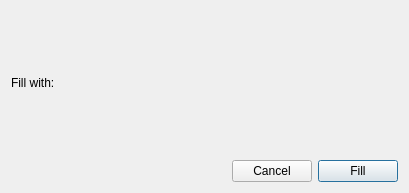
<?xml version="1.0" encoding="UTF-8"?>
<ui version="4.0">
 <class>fillDialog</class>
 <widget class="QDialog" name="fillDialog">
  <property name="geometry">
   <rect>
    <x>0</x>
    <y>0</y>
    <width>409</width>
    <height>193</height>
   </rect>
  </property>
  <property name="windowTitle">
   <string>Fill...</string>
  </property>
  <layout class="QVBoxLayout" name="verticalLayout" stretch="1,0">
   <item>
    <layout class="QHBoxLayout" name="horizontalLayout">
     <item>
      <widget class="QLabel" name="label">
       <property name="text">
        <string>Fill with:</string>
       </property>
      </widget>
     </item>
     <item>
      <widget class="BlockTypeButton" name="blockTypeInput" native="true">
       <property name="sizePolicy">
        <sizepolicy hsizetype="Preferred" vsizetype="Preferred">
         <horstretch>1</horstretch>
         <verstretch>0</verstretch>
        </sizepolicy>
       </property>
      </widget>
     </item>
    </layout>
   </item>
   <item>
    <layout class="QHBoxLayout" name="horizontalLayout_2">
     <item>
      <spacer name="horizontalSpacer">
       <property name="orientation">
        <enum>Qt::Horizontal</enum>
       </property>
       <property name="sizeHint" stdset="0">
        <size>
         <width>40</width>
         <height>20</height>
        </size>
       </property>
      </spacer>
     </item>
     <item>
      <widget class="QPushButton" name="pushButton_2">
       <property name="text">
        <string>Cancel</string>
       </property>
      </widget>
     </item>
     <item>
      <widget class="QPushButton" name="pushButton">
       <property name="text">
        <string>Fill</string>
       </property>
       <property name="default">
        <bool>true</bool>
       </property>
       <property name="flat">
        <bool>false</bool>
       </property>
      </widget>
     </item>
    </layout>
   </item>
  </layout>
 </widget>
 <customwidgets>
  <customwidget>
   <class>BlockTypeButton</class>
   <extends>QWidget</extends>
   <header>mcedit2/widgets/blockpicker.h</header>
   <container>1</container>
  </customwidget>
 </customwidgets>
 <resources/>
 <connections>
  <connection>
   <sender>pushButton</sender>
   <signal>clicked()</signal>
   <receiver>fillDialog</receiver>
   <slot>accept()</slot>
   <hints>
    <hint type="sourcelabel">
     <x>384</x>
     <y>175</y>
    </hint>
    <hint type="destinationlabel">
     <x>20</x>
     <y>188</y>
    </hint>
   </hints>
  </connection>
  <connection>
   <sender>pushButton_2</sender>
   <signal>clicked()</signal>
   <receiver>fillDialog</receiver>
   <slot>reject()</slot>
   <hints>
    <hint type="sourcelabel">
     <x>285</x>
     <y>174</y>
    </hint>
    <hint type="destinationlabel">
     <x>246</x>
     <y>195</y>
    </hint>
   </hints>
  </connection>
 </connections>
</ui>
